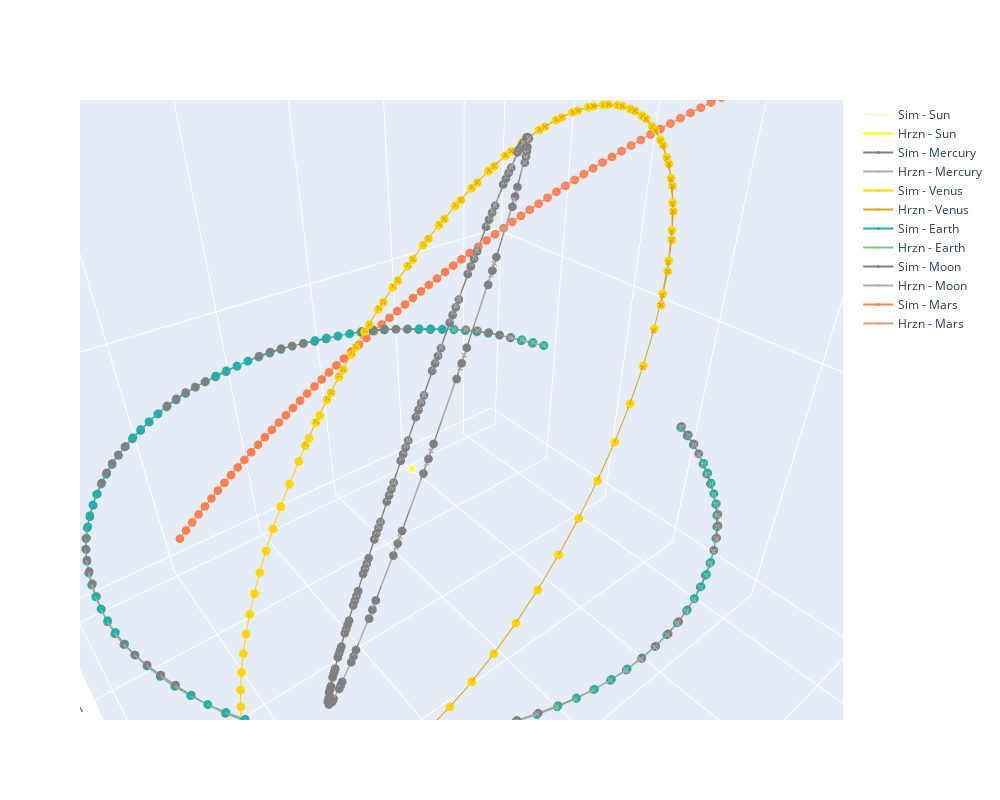

Write notebook code for a chart like this one.
### Markdown cell above
# Simulation Results

### Full simulation results:
Click on items in the legend to show/hide them. The plot will rescale to adjust. 

While this does not contain planets Jupiter or further, the simulator is fully capable of simulating them. We chose not to simulate them for visibility.

### Code cell
fig = go.Figure()

for i in df_bodies.index:
    body = df_bodies.iloc[i]
    
    # Plot simulator trajectory
    fig.add_trace(go.Scatter3d(
        x=sim_soln.y[3*i, :],
        y=sim_soln.y[3*i+1, :],
        z=sim_soln.y[3*i+2, :],
        name=f"Sim - {body['name']}",
        mode="lines+markers",
        marker={"size": 3, "color": body["sim_color"]}
    ))
    
    # Plot Horizons trajectory
    fig.add_trace(go.Scatter3d(
        x=bodies_pos[i, :, 0],
        y=bodies_pos[i, :, 1],
        z=bodies_pos[i, :, 2],
        name=f"Hrzn - {body['name']}",
        mode="lines+markers",
        marker={"size": 2, "color": body["hrzn_color"], "symbol":"x"}
    ))

fig.update_layout(
    yaxis=dict(scaleanchor="x", scaleratio=1), # Equal x and y scale axes - not necessarily Z!
    scene=dict(xaxis_title="X (m)", yaxis_title="Y (m)", zaxis_title="Z (m)"),
    width=1000,
    height=800,
)
fig.show()
